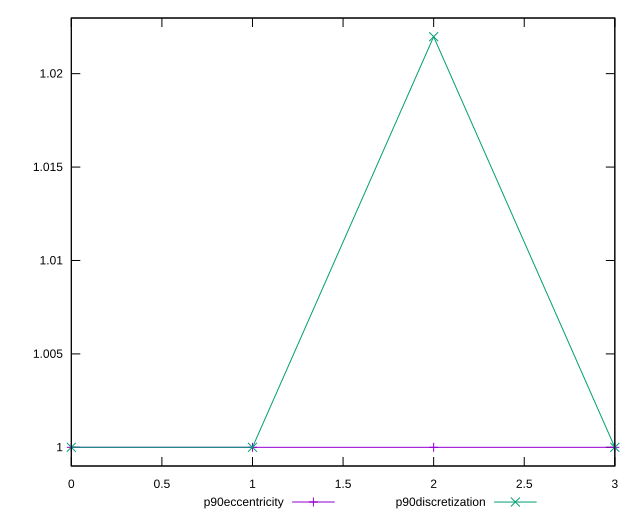

This figure's gnuplot source:
reset

$p90Eccentricity <<EOF
0 0.9999999999999992
1 0.9999999999999997
2 1.0000000000000002
3 1
EOF

$p90Discretization <<EOF
0 1
1 1
2 1.021978021978022
3 1
EOF

set key outside below
set xrange [0:3]
set yrange [0.9989999999999992:1.0229780219780218]
set trange [0.9989999999999992:1.0229780219780218]
set terminal svg size 640, 520 enhanced background rgb 'white'
set output "report/report_00029_2021-02-24T13-36-40.390Z/total-blocking-time/progression/eccentricity.svg"

plot $p90Eccentricity title "p90eccentricity" with linespoints, \
     $p90Discretization title "p90discretization" with linespoints

reset
